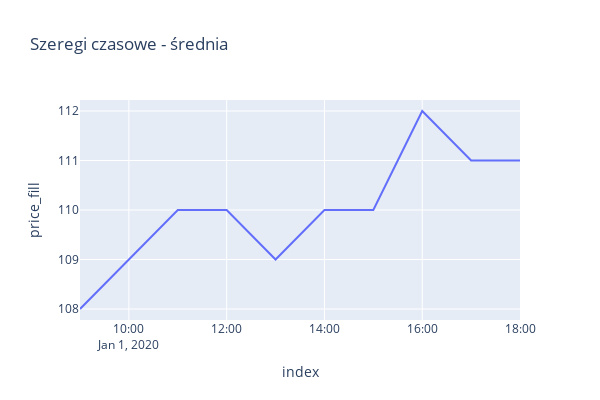

The cell this chart's notebook holds for it:
### Code cell
df_plotly = df.reset_index()
df_plotly['price_fill'] = df_plotly['price'].fillna(df_plotly['price'].mean())
px.line(df_plotly, 'index', 'price_fill', width=600, height=400, title='Szeregi czasowe - średnia')

### Figure 1 — Plotly figure (JSON) as saved in the notebook; plotly's stock layout.template omitted (floating-point values rounded to 4 significant figures)
{"data": [{"hovertemplate": "index=%{x}<br>price_fill=%{y}<extra></extra>", "legendgroup": "", "line": {"color": "#636efa", "dash": "solid"}, "marker": {"symbol": "circle"}, "mode": "lines", "name": "", "orientation": "v", "showlegend": false, "type": "scatter", "x": ["2020-01-01T09:00:00", "2020-01-01T10:00:00", "2020-01-01T11:00:00", "2020-01-01T12:00:00", "2020-01-01T13:00:00", "2020-01-01T14:00:00", "2020-01-01T15:00:00", "2020-01-01T16:00:00", "2020-01-01T17:00:00", "2020-01-01T18:00:00"], "xaxis": "x", "y": [108, 109, 110, 110, 109, 110, 110, 112, 111, 111], "yaxis": "y"}], "layout": {"height": 400, "legend": {"tracegroupgap": 0}, "title": {"text": "Szeregi czasowe - średnia"}, "width": 600, "xaxis": {"anchor": "y", "domain": [0, 1], "title": {"text": "index"}}, "yaxis": {"anchor": "x", "domain": [0, 1], "title": {"text": "price_fill"}}}}
